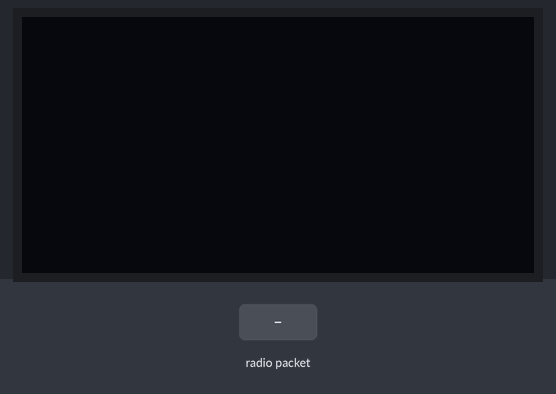
The sketch below on a simulated Arduino Uno, built with avr-gcc and run on an emulated ATmega328P. Parts: 128×64 one-colour display. The test bench sets the inputs (shaded band). No radio packets arrive unless stated; what the sketch prints to the serial monitor is not drawn.

Above: at 1.2 s.
1.3 s: radio packet "1" arrives
At 4.2 s:
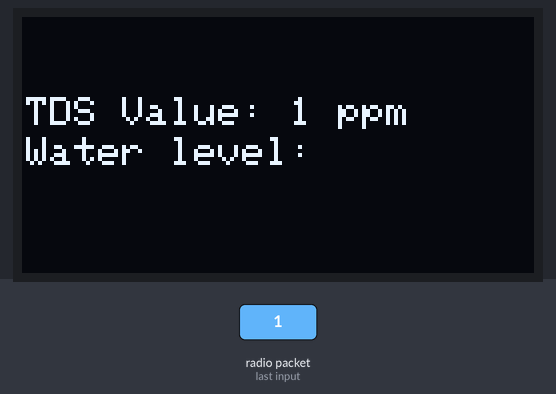
4.6 s: radio packet "0" arrives
At 7.3 s:
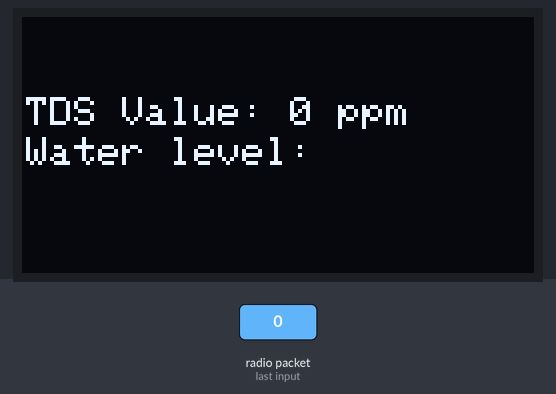
7.6 s: radio packet "2" arrives
Timing chart, 0 to 10.6 s (numbered marks = the images above; inputs shaded):
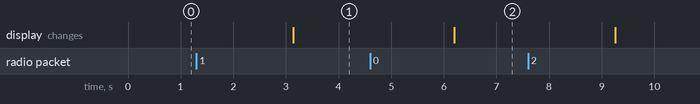

Measured:
- after the input at 1.3 s, the display: changes after 1.8 s (image 1)
- after the input at 4.6 s, the display: changes after 1.6 s (image 2)

The sketch:

receiverESP.ino
```cpp
#include <Wire.h>
#include <SPI.h>
#include <LoRa.h>
#include <Adafruit_GFX.h>
#include <Adafruit_SSD1306.h>

#define ss 5
#define rst 14
#define dio0 2

#define SCREEN_WIDTH 128 // OLED display width, in pixels
#define SCREEN_HEIGHT 64 // OLED display height, in pixels
#define OLED_RESET     -1 // Reset pin # (or -1 if sharing Arduino reset pin)
#define SCREEN_ADDRESS 0x3C ///< See datasheet for Address; 0x3D for 128x64, 0x3C for 128x32
Adafruit_SSD1306 display(SCREEN_WIDTH, SCREEN_HEIGHT, &Wire, OLED_RESET);
String inString = "";    // string to hold input

void setup()
{
  Serial.begin(115200);
  while (!Serial);
  Serial.println("LoRa Two Way Communication");
  LoRa.setPins(ss, rst, dio0);
  if (!LoRa.begin(433E6)) {
    Serial.println("Starting LoRa failed!");
    delay(100);
    while (1);
  }
  if(!display.begin(SSD1306_SWITCHCAPVCC, SCREEN_ADDRESS)) {
    Serial.println(F("SSD1306 allocation failed"));
    for(;;); // Don't proceed, loop forever
  }
  display.clearDisplay();
}

void loop()
{
  //display.clearDisplay();
  display.setTextSize(1.5);
  display.setTextColor(WHITE, BLACK);
  display.setCursor(1,20);
  int packetSize = LoRa.parsePacket();
  if (packetSize) {
    // read packet
    while (LoRa.available())
    {
      int i=0;
      String incoming = LoRa.readString();
      Serial.print("TDS Value: ");
      display.print("TDS Value: ");
      while(incoming[i]!='\0'){
        Serial.print(incoming[i]);
        display.print(incoming[i]);
        i++;
        if(incoming[i]==' ')
        break;
      }
      i++;
      Serial.println(" ppm");
      display.print(" ppm");
      display.setCursor(1,30);
      Serial.print("Water level: ");
      display.print("Water level: ");
      while(incoming[i]!='\0'){
        Serial.print(incoming[i]);
        display.print(incoming[i]);
        i++;
      }
      Serial.println("");
      Serial.println("--------------------");
    }
    LoRa.packetRssi();
  }
  display.display();
  delay(1000);
}
```
